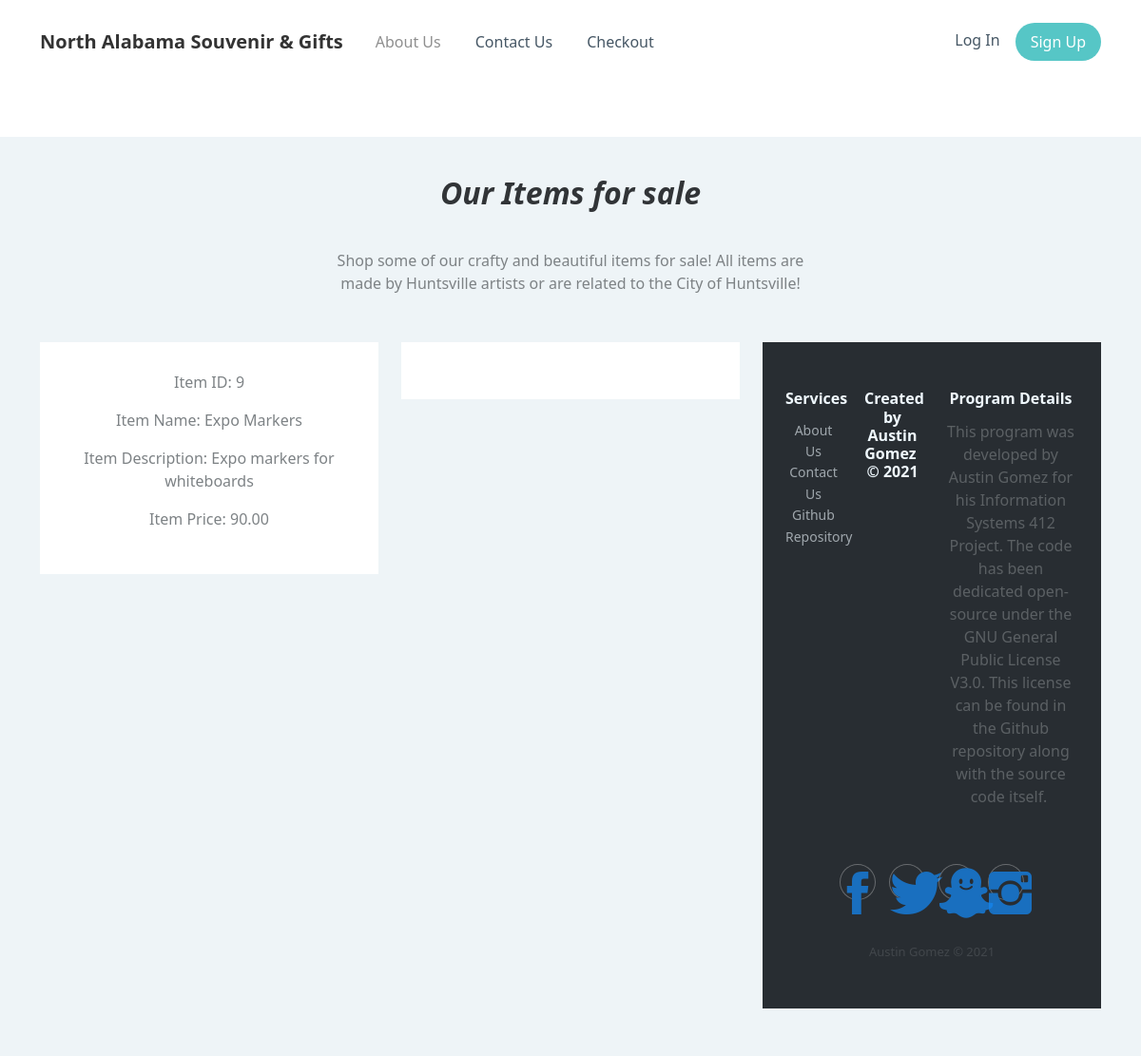
The app's page /, older data.
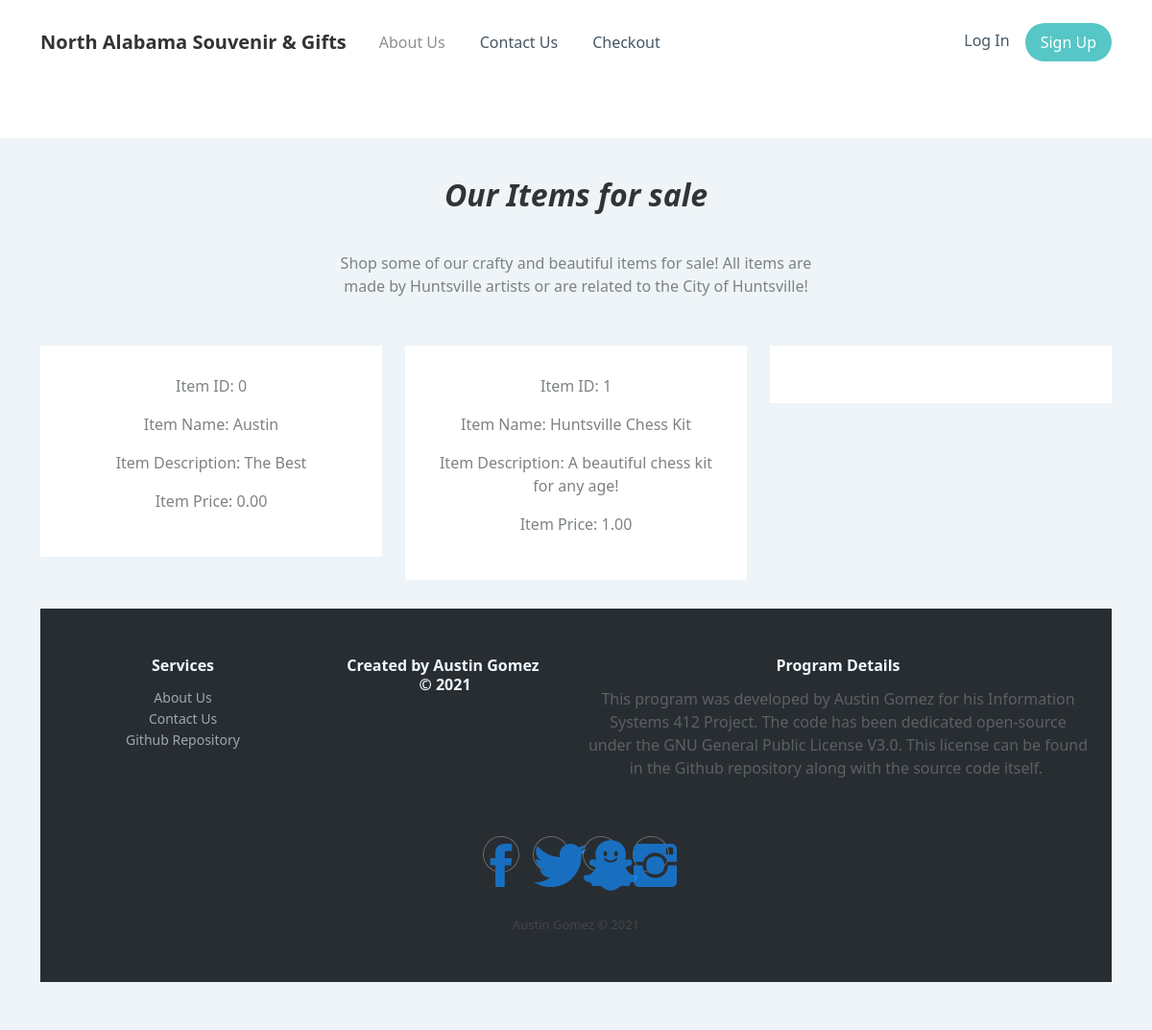
The same page, newer data.
### is412project/models.py (models this page shows, shortened)
class Item(models.Model):
    item_id = models.IntegerField(default = 0)
    item_name = models.CharField(max_length = 200)
    item_description = models.CharField(max_length = 200)
    item_quantity = models.IntegerField(default = 0)
    item_price = models.DecimalField(max_digits=5, decimal_places=2)

### is412project/views.py (the view)
# urls.py: path('', views.home_view, name='index'),
def index(request):
  alldata = Item.objects.all()
  context = {'alldata':alldata}
  return render(request,'ecommerceproject/index.html', context)

### ecommerceproject/templates/ecommerceproject/index.html (shortened to what this page needs)
{% load static %}
<!DOCTYPE html>
<html lang="en">
<head>
    <link rel="stylesheet" href="{% static 'is412project/bootstrap.min.css' %}" />
    <link rel="stylesheet" href="{% static 'is412project/ionicons.min.css' %}" />
    <link rel="stylesheet" href="{% static 'is412project/Features-Boxed.css' %}" />
    <link rel="stylesheet" href="{% static 'is412project/Footer-Dark.css' %}" />
    <link rel="stylesheet" href="{% static 'is412project/Navigation-with-Button.css' %}" />
    <link rel="stylesheet" href="{% static 'is412project/styles.css' %}" />
    <link rel="stylesheet" href="assets/bootstrap/css/bootstrap.min.css">
    <link rel="stylesheet" href="assets/fonts/ionicons.min.css">
    <link rel="stylesheet" href="assets/css/Features-Boxed.css">
    <link rel="stylesheet" href="assets/css/Footer-Dark.css">
    <link rel="stylesheet" href="assets/css/Navigation-with-Button.css">
    <link rel="stylesheet" href="assets/css/styles.css">
</head>
<body>
    <nav class="navbar navbar-light navbar-expand-lg navigation-clean-button">
        <div class="container"><a class="navbar-brand" href="#">North Alabama Souvenir &amp; Gifts</a>
            <div class="collapse navbar-collapse" id="navcol-1">
                <ul class="navbar-nav me-auto">
                    <li class="nav-item"><a class="nav-link active" href="#">About Us</a></li>
                    <li class="nav-item"><a class="nav-link" href="#">Contact Us</a></li>
                    <li class="nav-item"><a class="nav-link" href="/checkout">Checkout</a></li>
                </ul><span class="navbar-text actions"> <a class="login" href="/accounts/login">Log In</a><a class="btn btn-light action-button" role="button" href="/accounts/signup">Sign Up</a></span>
            </div>
        </div>
    </nav>
    <h1><br></h1>
    <section class="features-boxed">
        <div class="container">
            <div class="intro">
                <h2 class="text-center"><em>Our Items for sale</em></h2>
                <p class="text-center">Shop some of our crafty and beautiful items for sale! All items are made by Huntsville artists or are related to the City of Huntsville!</p>
            </div>
            <div class="row justify-content-center features">
                <div class="col-sm-6 col-md-5 col-lg-4 item">
                    <div class="box">
                    {% for item in alldata %}
                      {%if forloop.counter0 == 0 %}
                        <P> Item ID: {{ item.item_id }} </P>
                        <p> Item Name: {{item.item_name}} </p>
                        <p> Item Description: {{item.item_description}} </p>
                        <p> Item Price: {{item.item_price}} </p>
                    </div>
                </div>
                <div class="col-sm-6 col-md-5 col-lg-4 item">
                    <div class="box">
                      {% elif forloop.counter0 == 1 %}
                      <P> Item ID: {{ item.item_id }} </P>
                      <p> Item Name: {{item.item_name}} </p>
                      <p> Item Description: {{item.item_description}} </p>
                      <p> Item Price: {{item.item_price}} </p>
                    </div>
                </div>
                <div class="col-sm-6 col-md-5 col-lg-4 item">
                    <div class="box">
                      {% elif forloop.counter0 == 5 %}
                      <P> Item ID: {{ item.item_id }} </P>
                        <p> Item Name: {{item.item_name}} </p>
                        <p> Item Description: {{item.item_description}} </p>
                        <p> Item Price: {{item.item_price}} </p>
                      {% endif %}
                      {% endfor %}
                    </div>
                </div>
                <div class="col">
                    <footer class="footer-dark">
                        <div class="container">
                            <div class="row">
                                <div class="col-sm-6 col-md-3 item">
                                    <h3>Services</h3>
                                    <ul>
                                        <li><a href="#">About Us</a></li>
                                        <li><a href="#">Contact Us</a></li>
                                        <li><a href="#">Github Repository</a></li>
                                    </ul>
                                </div>
                                <div class="col-sm-6 col-md-3 item">
                                    <h3>Created by Austin Gomez&nbsp;<br>© 2021<br><br></h3>
                                </div>
                                <div class="col-md-6 item text">
                                    <h3>Program Details</h3>
                                    <p>This program was developed by Austin Gomez for his Information Systems 412 Project. The code has been dedicated open-source under the GNU General Public License V3.0. This license can be found in the Github repository along with the source code itself.&nbsp;<br><br></p>
                                </div>
                                <div class="col item social"><a href="#"><i class="icon ion-social-facebook"></i></a><a href="#"><i class="icon ion-social-twitter"></i></a><a href="#"><i class="icon ion-social-snapchat"></i></a><a href="#"><i class="icon ion-social-instagram"></i></a></div>
                            </div>
                            <p class="copyright">Austin Gomez © 2021</p>
                        </div>
                    </footer>
                </div>
            </div>
        </div>
    </section>
</body>
</html>

### is412project/static/is412project/Features-Boxed.css (style rules this page uses)
.features-boxed { color: #313437; background-color: #eef4f7; }
.features-boxed p { color: #7d8285; }
.features-boxed h2 { font-weight: bold; margin-bottom: 40px; padding-top: 40px; color: inherit; }
.features-boxed .intro { font-size: 16px; max-width: 500px; margin: 0 auto; }
.features-boxed .intro p { margin-bottom: 0; }
.features-boxed .features { padding: 50px 0; }
.features-boxed .item { text-align: center; }
.features-boxed .item .box { text-align: center; padding: 30px; background-color: #fff; margin-bottom: 30px; }
.features-boxed .item .icon { font-size: 60px; color: #1485ee; margin-top: 20px; margin-bottom: 35px; }

### is412project/static/is412project/Footer-Dark.css (style rules this page uses)
.footer-dark { padding: 50px 0; color: #f0f9ff; background-color: #282d32; }
.footer-dark h3 { margin-top: 0; margin-bottom: 12px; font-weight: bold; font-size: 16px; }
.footer-dark ul { padding: 0; list-style: none; line-height: 1.6; font-size: 14px; margin-bottom: 0; }
.footer-dark ul a { color: inherit; text-decoration: none; opacity: 0.6; }
.footer-dark .item.text { margin-bottom: 36px; }
.footer-dark .item.text p { opacity: 0.6; margin-bottom: 0; }
.footer-dark .item.social { text-align: center; }
.footer-dark .item.social > a { font-size: 20px; width: 36px; height: 36px; line-height: 36px; display: inline-block; text-align: center; border-radius: 50%; box-shadow: 0 0 0 1px rgba(255,255,255,0.4); margin: 0 8px; color: #fff; opacity: 0.75; }
.footer-dark .copyright { text-align: center; padding-top: 24px; opacity: 0.3; font-size: 13px; margin-bottom: 0; }

### is412project/static/is412project/Navigation-with-Button.css (style rules this page uses)
.navigation-clean-button { background: #fff; padding-top: .75rem; padding-bottom: .75rem; color: #333; border-radius: 0; box-shadow: none; border: none; margin-bottom: 0; }
@media (min-width:768px) { .navigation-clean-button { padding-top: 1rem; padding-bottom: 1rem; } }
.navigation-clean-button .navbar-brand { font-weight: bold; color: inherit; }
.navigation-clean-button .navbar-nav a.active, .navigation-clean-button .navbar-nav > .show > a { background: none; box-shadow: none; }
.navigation-clean-button.navbar-light .navbar-nav a.active, .navigation-clean-button.navbar-light .navbar-nav a.active:focus, .navigation-clean-button.navbar-light .navbar-nav a.active:hover { color: #8f8f8f; box-shadow: none; background: none; pointer-events: none; }
.navigation-clean-button.navbar .navbar-nav .nav-link { padding-left: 18px; padding-right: 18px; }
.navigation-clean-button.navbar-light .navbar-nav .nav-link { color: #465765; }
.navigation-clean-button .actions .login { margin-right: 1rem; text-decoration: none; color: #465765; }
.navigation-clean-button .navbar-text .action-button, .navigation-clean-button .navbar-text .action-button:active, .navigation-clean-button .navbar-text .action-button:hover { background: #56c6c6; border-radius: 20px; font-size: inherit; color: #fff; box-shadow: none; border: none; text-shadow: none; padding: .5rem 1rem; transition: background-color 0.25s; font-size: inherit; }

Row changes from the older to the newer data that the page shows:
removed Item: item_id "9", item_name "Expo Markers", item_description "Expo markers for whiteboards", item_price "90.00"
added Item: item_id "0", item_name "Austin", item_description "The Best", item_price "0.00"
added Item: item_id "1", item_name "Huntsville Chess Kit", item_description "A beautiful chess kit for any age!", item_price "1.00"
